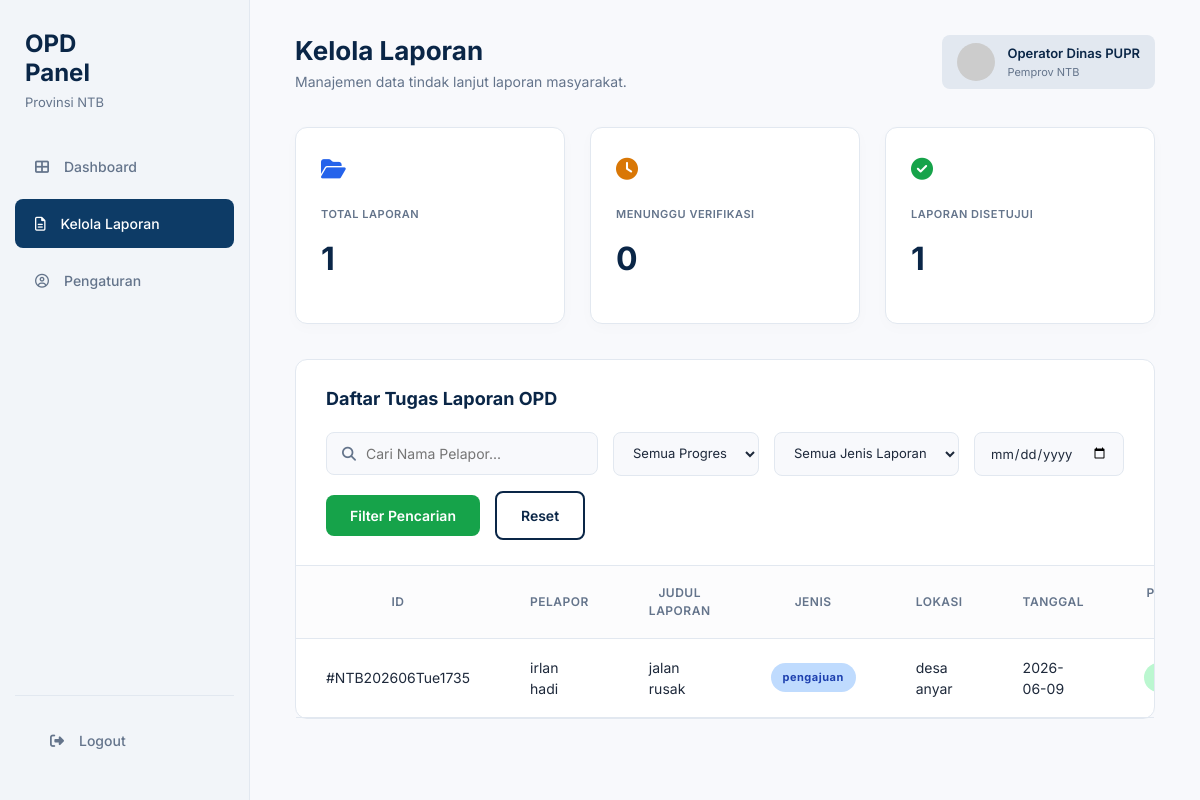
Page /pages/opd/kelola_laporan_opd.php (signed in) on the earlier database version.
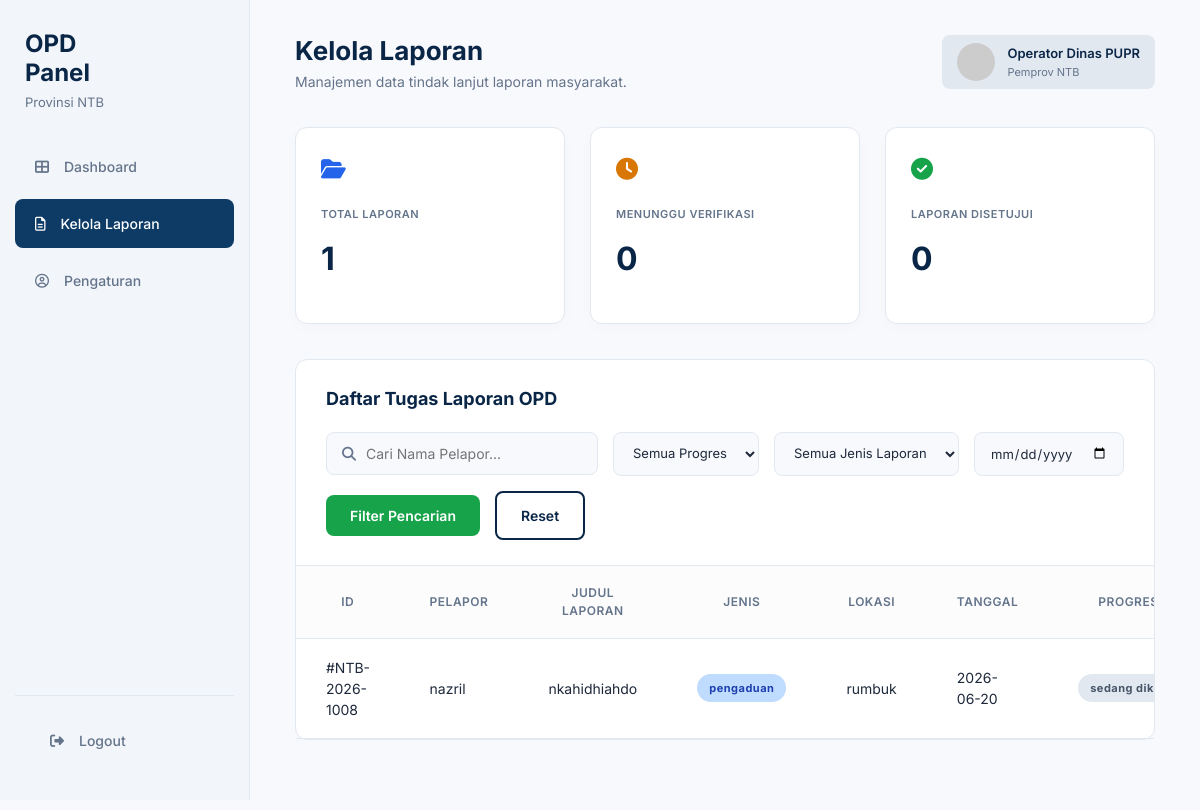
Same page on the later database version.
### tables this page shows
CREATE TABLE `pengaduan` (
  `id_pengaduan` int(5) NOT NULL,
  `nik` varchar(16) NOT NULL,
  `nama_pelapor` varchar(50) NOT NULL,
  `alamat` varchar(50) DEFAULT NULL,
  `jenis_laporan` varchar(100) NOT NULL,
  `alamat_kejadian` text NOT NULL,
  `deskripsi_laporan` text NOT NULL,
  `bukti_file` varchar(255) NOT NULL,
  `tanggal_laporan` date DEFAULT NULL,
  `status` enum('menunggu','disetujui','ditolak') DEFAULT NULL,
  `latitude` decimal(10,8) DEFAULT NULL,
  `longitude` decimal(11,8) DEFAULT NULL,
  `id_opd` int(11) DEFAULT NULL,
  `catatan_opd` text DEFAULT NULL,
  `foto_sesudah` varchar(255) DEFAULT NULL,
  `progress_opd` enum('menunggu','sedang dikerjakan','selesai') DEFAULT NULL,
  `keterangan_progress` varchar(50) DEFAULT NULL,
  `judul_laporan` varchar(50) DEFAULT NULL,
  `kode_laporan` varchar(20) DEFAULT NULL,
  `wilayah` enum('kota mataram','kab. lombok barat','kab. lombok tengah','kab. lombok timur','kab. lombok utara','kab. sumbawa','kab. sumbawa barat','kab. bima','kab. dompu','kota Bima') DEFAULT NULL
);

### pages/opd/kelola_laporan_opd.php (the view, shortened to what this page needs)
<?php
include "../../php/koneksi.php";
$id_opd = $_SESSION['id_opd'];
$name_user = $_SESSION['nama_lengkap'];
?>
<!DOCTYPE html>
<html lang="id">
<head>
    <link rel="stylesheet" href="../../CSS/admin.css">
    <link rel="stylesheet" href="../../CSS/components/sidebar.css">
    <link rel="stylesheet" href="../../CSS/components/topbar.css">
    <link rel="stylesheet" href="../../CSS/components/card.css">
    <link rel="stylesheet" href="../../CSS/components/table.css">
    <link rel="stylesheet" href="../../CSS/components/modal.css">
    <link rel="stylesheet" href="../../CSS/components/button.css">
    <link rel="stylesheet" href="https://cdnjs.cloudflare.com/ajax/libs/font-awesome/6.4.0/css/all.min.css">
</head>
<body>
    <div class="app-container">
        <aside class="sidebar" id="sidebar">
            <div class="sidebar-header">
                <h2>OPD<br>Panel</h2>
                <p>Provinsi NTB</p>
            </div>
            <nav class="sidebar-nav">
                <ul class="nav-list">
                    <li class="nav-item">
                        <a href="dashboard_opd.php" class="nav-link">
                            <i class="fas fa-th-large"></i>
                            <span>Dashboard</span>
                        </a>
                    </li>
                    <li class="nav-item active">
                        <a href="kelola_laporan_opd.php" class="nav-link">
                            <i class="far fa-file-alt"></i>
                            <span>Kelola Laporan</span>
                        </a>
                    </li>
                    <li class="nav-item">
                        <a href="pengaturan_opd.php" class="nav-link">
                            <i class="far fa-user-circle"></i>
                            <span>Pengaturan</span>
                        </a>
                    </li>
                </ul>
            </nav>
            <div class="sidebar-footer">
                <a href="../../php/logout.php" class="nav-link logout-btn">
                    <i class="fas fa-sign-out-alt"></i>
                    <span>Logout</span>
                </a>
            </div>
        </aside>
        <main class="main-content">
            <header class="topbar">
                <div class="header-title">
                    <div>
                        <h1>Kelola Laporan</h1>
                        <p>Manajemen data tindak lanjut laporan masyarakat.</p>
                    </div>
                </div>
                <div class="header-actions">
                    <div class="header-profile">
                        <img src="https://ui-avatars.com/api/?name=OPD&background=random" alt="OPD Profile" class="profile-img">
                        <div class="profile-info">
                            <span class="profile-name"><?= $name_user; ?></span>
                            <span class="profile-role">Pemprov NTB</span>
                        </div>
                    </div>
                </div>
            </header>
            <?php
                $query_statistik = mysqli_query($conn,"
                    SELECT
                        COUNT(*) AS total_laporan,
                        SUM(CASE WHEN progress_opd = 'menunggu konfirmasi' THEN 1 ELSE 0 END) AS menunggu,
                        SUM(CASE WHEN progress_opd = 'selesai' THEN 1 ELSE 0 END) AS selesai
                    FROM pengaduan
                    WHERE id_opd = '$id_opd'
                ");
                $statistik = mysqli_fetch_assoc($query_statistik);
            ?>
            <section class="summary-cards">
                <div class="card">
                    <div class="card-icon icon-blue"><i class="fas fa-folder-open"></i></div>
                    <div class="card-label">TOTAL LAPORAN</div>
                    <div class="card-value"><?= $statistik['total_laporan'] ? $statistik['total_laporan'] : 0 ?></div>
                </div>
                <div class="card">
                    <div class="card-icon icon-yellow"><i class="fas fa-clock"></i></div>
                    <div class="card-label">MENUNGGU VERIFIKASI</div>
                    <div class="card-value"><?= $statistik['menunggu'] ? $statistik['menunggu'] : 0 ?></div>
                </div>
                <div class="card">
                    <div class="card-icon icon-green"><i class="fas fa-check-circle"></i></div>
                    <div class="card-label">LAPORAN DISETUJUI</div>
                    <div class="card-value"><?= $statistik['selesai'] ? $statistik['selesai'] : 0 ?></div>
                </div>
            </section>
            <section class="table-section">
                <div class="table-header flex-column">
                    <div class="table-header-top">
                        <h2>Daftar Tugas Laporan OPD</h2>
                    </div>
                <form method="POST">
                    <div class="filter-bar">
                        <div class="search-box">
                            <i class="fas fa-search"></i>
                            <input
                                type="text"
                                placeholder="Cari Nama Pelapor..."
                                name="fnama"
                                value="<?= isset($_POST['fnama']) ? htmlspecialchars($_POST['fnama']) : '' ?>">
                        </div>
                        <select class="filter-select" name="fstatus">
                            <option value="">Semua Progres</option>
                        </select>
                        <select class="filter-select" name="fkategori">
                            <option value="">Semua Jenis Laporan</option>
                        </select>
                        <input
                            type="date"
                            class="filter-date"
                            name="ftanggal"
                            value="<?= isset($_POST['ftanggal']) ? htmlspecialchars($_POST['ftanggal']) : '' ?>">
                        <button type="submit" name="fupdate" class="btn-action btn-green">
                            Filter Pencarian
                        </button>
                        <a href="kelola_laporan_opd.php" class="btn-action btn-outline">
                            Reset
                        </a>
                    </div>
                </form>
                 </div>
                <div class="table-responsive">
                    <table class="data-table">
                        <thead>
                            <tr>
                                <th>ID</th>
                                <th>PELAPOR</th>
                                <th>JUDUL LAPORAN</th>
                                <th>JENIS</th>
                                <th>LOKASI</th>
                                <th>TANGGAL</th>
                                <th>PROGRES OPD</th>
                            </tr>
                        </thead>
                        <tbody>
                        <?php
                            $nama     = isset($_POST['fnama']) ? mysqli_real_escape_string($conn, $_POST['fnama']) : '';
                            $status   = isset($_POST['fstatus']) ? mysqli_real_escape_string($conn, $_POST['fstatus']) : '';
                            $kategori = isset($_POST['fkategori']) ? mysqli_real_escape_string($conn, $_POST['fkategori']) : '';
                            $tanggal  = isset($_POST['ftanggal']) ? mysqli_real_escape_string($conn, $_POST['ftanggal']) : '';
                            $tampilkan = mysqli_query($conn,"
                                SELECT *
                                FROM pengaduan
                                WHERE id_opd = '$id_opd'
                                AND ('$nama' = '' OR nama_pelapor LIKE '%$nama%')
                                AND ('$status' = '' OR progress_opd = '$status')
                                AND ('$kategori' = '' OR jenis_laporan = '$kategori')
                                AND ('$tanggal' = '' OR tanggal_laporan = '$tanggal')
                                ORDER BY id_pengaduan ASC
                            ");
                        while($data = mysqli_fetch_assoc($tampilkan)){
                        ?>
                            <tr>
                                <td><?= $data['kode_laporan'] ?></td>
                                <td><?= $data['nama_pelapor'] ?></td>
                                <td><?= $data['judul_laporan'] ?></td>
                                <td>
                                    <span class="badge badge-blue">
                                        <?= $data['jenis_laporan'] ?>
                                    </span>
                                </td>
                                <td><?= $data['alamat_kejadian'] ?></td>
                                <td><?= $data['tanggal_laporan'] ?></td>
                                <?php
                                    $warna_bg = '';
                                    $warna_teks = '';
                                    $label_progres = '';
                                    if ($data['progress_opd'] == 'menunggu') {
                                        $warna_bg = '#fef08a';
                                        $warna_teks = '#854d0e';
                                        $label_progres = 'Menunggu';
                                    } elseif ($data['progress_opd'] == 'selesai') {
                                        $warna_bg = '#bbf7d0';
                                        $warna_teks = '#166534';
                                        $label_progres = 'selesai';
                                    } else {
                                        $warna_bg = '#e2e8f0';
                                        $warna_teks = '#475569';
                                        $label_progres = 'sedang dikerjakan';
                                    }
                                ?>
                                <td>
                                    <span class="badge" style="background-color: <?= $warna_bg ?>; color: <?= $warna_teks ?>;">
                                        <?= $label_progres ?>
                                    </span>
                                </td>
                            </tr>
                        <?php } ?>
                        </tbody>
                    </table>
                </div>
            </section>
        </main>
    </div>
</body>
</html>

### CSS/admin.css (style rules this page uses)
:root { --bg-main: #f8f9fc; --bg-sidebar: #f2f5f9; --color-primary: #0a2647; --color-secondary: #0d3b66; --text-dark: #1e293b; --text-muted: #64748b; --border-color: #e2e8f0; --badge-green-bg: #86efac; --badge-green-text: #166534; --badge-blue-bg: #bfdbfe; --badge-blue-text: #1e40af; --badge-red-bg: #fecaca; --badge-red-text: #991b1b; --badge-orange-bg: #fed7aa; --badge-orange-text: #9a3412; --badge-gray-bg: #e2e8f0; --badge-gray-text: #334155; --badge-yellow-bg: #fde047; --badge-yellow-text: #854d0e; }
* { margin: 0; padding: 0; box-sizing: border-box; font-family: 'Inter', sans-serif; }
body { background-color: var(--bg-main); color: var(--text-dark); line-height: 1.5; overflow-x: hidden; }
a { text-decoration: none; color: inherit; }
ul { list-style: none; }
.app-container { display: flex; min-height: 100vh; width: 100%; }
.main-content { flex: 1; display: flex; flex-direction: column; padding: 35px 45px; overflow-x: hidden; }
.badge { display:inline-block; padding:6px 14px; border-radius:20px; font-size:12px; font-weight:600; }
.badge-blue { background:#dbeafe; color:#1d4ed8; }
* { -ms-overflow-style: none; scrollbar-width: none; }

### CSS/components/sidebar.css (style rules this page uses)
.sidebar { width: 250px; background-color: var(--bg-sidebar); display: flex; flex-direction: column; border-right: 1px solid var(--border-color); transition: transform 0.3s ease; flex-shrink: 0; position: sticky; top: 0; height: 100vh; overflow-y: auto; }
.sidebar-header { padding: 30px 25px; }
.sidebar-header h2 { color: var(--color-primary); font-size: 24px; line-height: 1.2; margin-bottom: 5px; }
.sidebar-header p { color: var(--text-muted); font-size: 13px; }
.sidebar-nav { flex: 1; padding: 0 15px; }
.nav-list { display: flex; flex-direction: column; gap: 8px; }
.nav-link { display: flex; align-items: center; gap: 15px; padding: 14px 20px; text-decoration: none; color: var(--text-muted); font-weight: 500; font-size: 14px; border-radius: 8px; transition: all 0.2s ease; }
.nav-item.active .nav-link, .nav-link:hover { background-color: var(--color-secondary); color: white; }
.sidebar-footer { padding: 20px 15px; border-top: 1px solid var(--border-color); margin: auto 15px 15px 15px; }

### CSS/components/topbar.css (style rules this page uses)
.topbar { display: flex; justify-content: space-between; align-items: flex-start; margin-bottom: 35px; }
.header-title { display: flex; align-items: flex-start; gap: 15px; }
.header-title h1 { font-size: 26px; color: var(--color-primary); margin-bottom: 5px; line-height: 1.2; }
.header-title p { color: var(--text-muted); font-size: 14px; }
.header-actions { display: flex; align-items: center; gap: 25px; }
.header-profile { display: flex; align-items: center; gap: 12px; background: #e2e8f0; padding: 8px 15px; border-radius: 8px; cursor: pointer; transition: 0.2s; }
.profile-img { width: 38px; height: 38px; border-radius: 50%; object-fit: cover; }
.profile-info { display: flex; flex-direction: column; }
.profile-name { font-size: 13px; font-weight: 600; color: var(--color-primary); }
.profile-role { font-size: 11px; color: var(--text-muted); }

### CSS/components/card.css (style rules this page uses)
.summary-cards { display: flex; gap: 25px; margin-bottom: 35px; }
.card { flex: 1; background: #fff; padding: 25px; border-radius: 12px; border: 1px solid var(--border-color); box-shadow: 0 4px 15px rgba(0,0,0,0.02); display: flex; flex-direction: column; transition: transform 0.2s ease, box-shadow 0.2s ease; }
.card-icon { font-size: 22px; margin-bottom: 20px; color: var(--text-dark); }
.icon-blue { color: #2563eb; }
.icon-yellow { color: #d97706; }
.icon-green { color: #16a34a; }
.card-label { font-size: 11px; font-weight: 600; color: var(--text-muted); letter-spacing: 0.5px; margin-bottom: 12px; }
.card-value { font-size: 32px; font-weight: 700; color: var(--color-primary); margin-bottom: 15px; }

### CSS/components/button.css (style rules this page uses)
.btn-action { padding: 12px 24px; border-radius: 8px; font-size: 14px; font-weight: 600; cursor: pointer; transition: all 0.2s ease; border: none; color: #fff; display: inline-flex; align-items: center; justify-content: center; gap: 8px; }
.btn-green { background-color: #16a34a; }
.btn-outline { background-color: transparent; border: 2px solid var(--color-primary); color: var(--color-primary); }

Differences in the rows shown:
removed pengaduan: kode_laporan "#NTB202606Tue1735", nama_pelapor "irlan hadi", judul_laporan "jalan rusak", jenis_laporan "pengajuan", alamat_kejadian "desa anyar", tanggal_laporan "2026-06-09"
added pengaduan: kode_laporan "#NTB-2026-1008", nama_pelapor "nazril", judul_laporan "nkahidhiahdo", jenis_laporan "pengaduan", alamat_kejadian "rumbuk", tanggal_laporan "2026-06-20", progress_opd "sedang…"
Other differences:
$statistik['selesai']: "1" → (not shown)
text now shown: "0"
